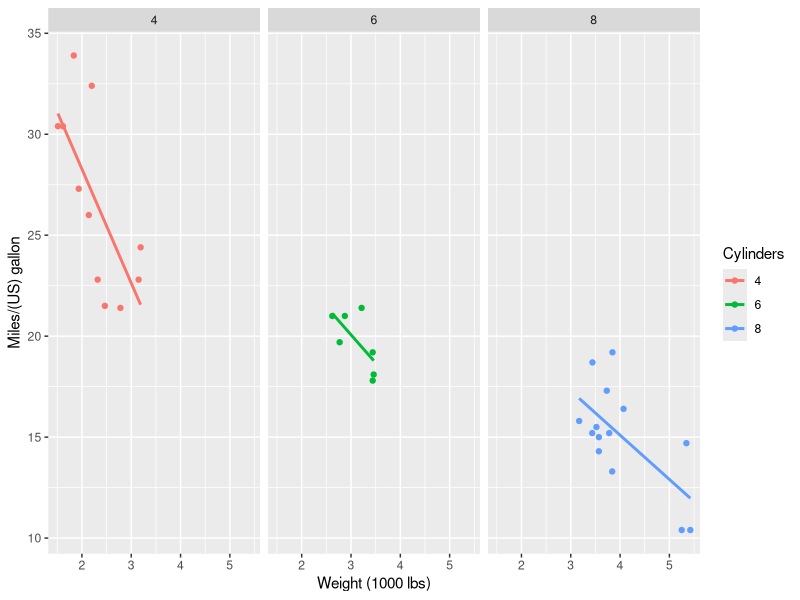
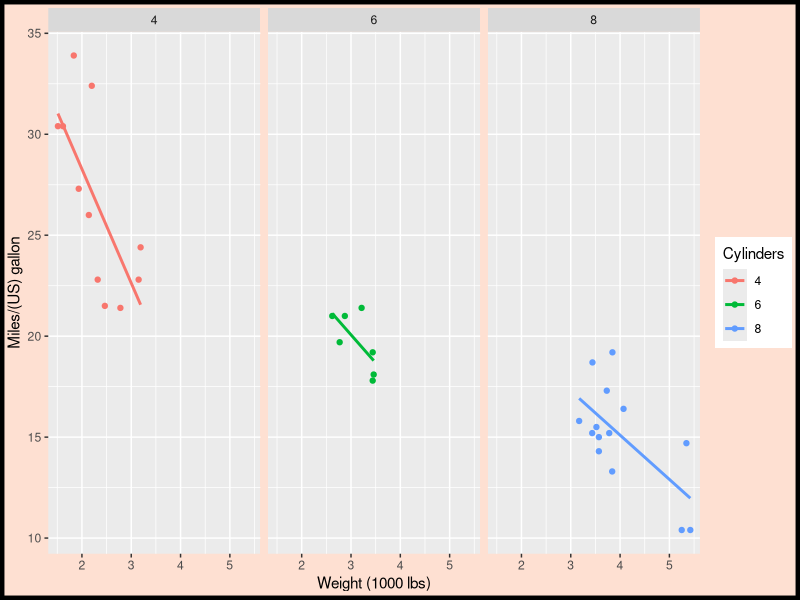
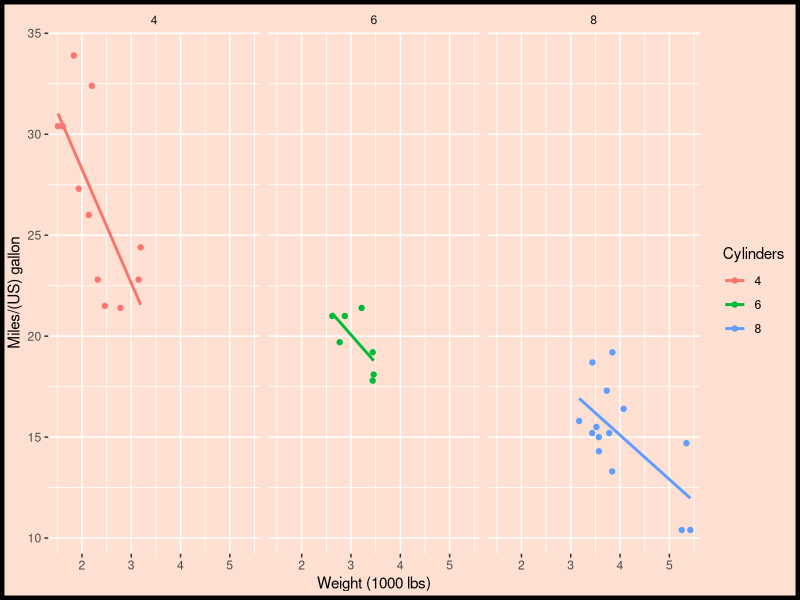
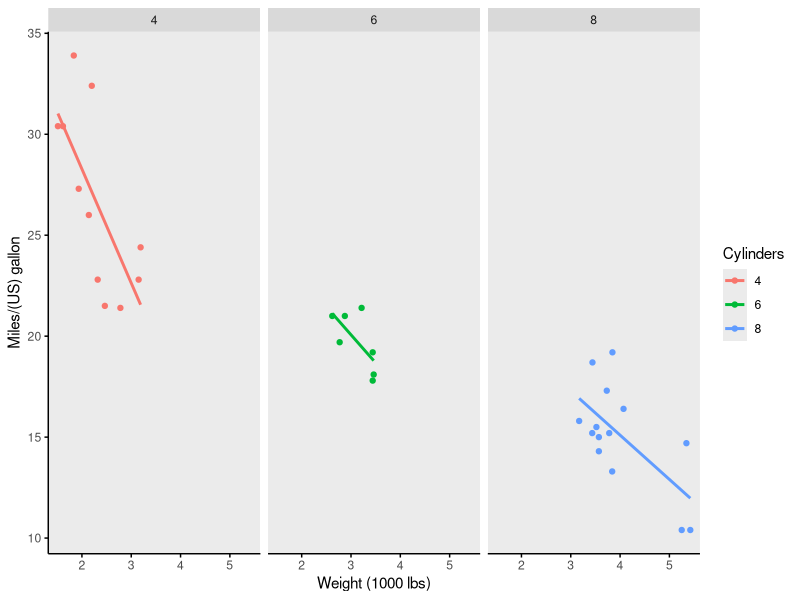
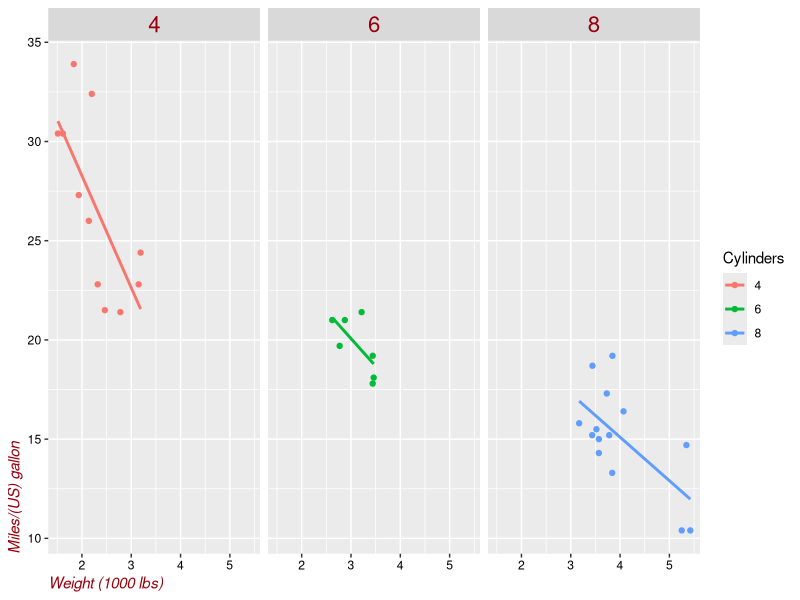
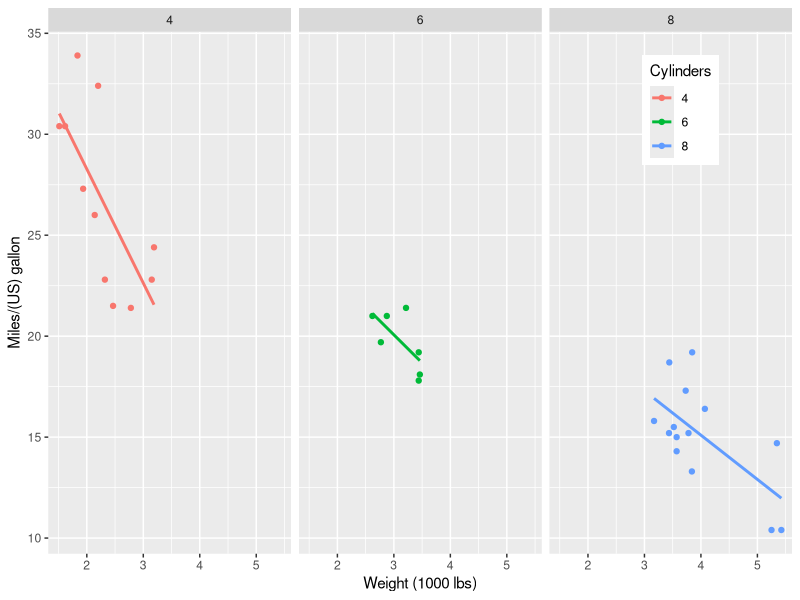
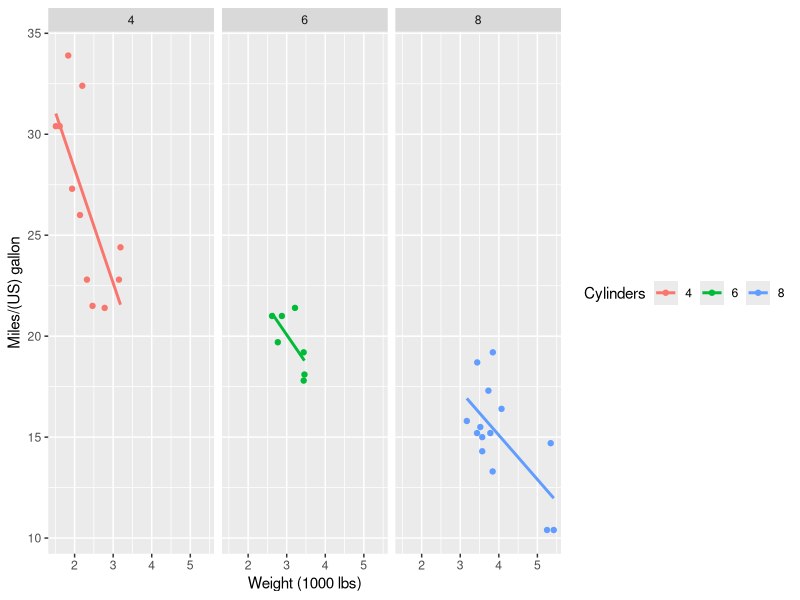
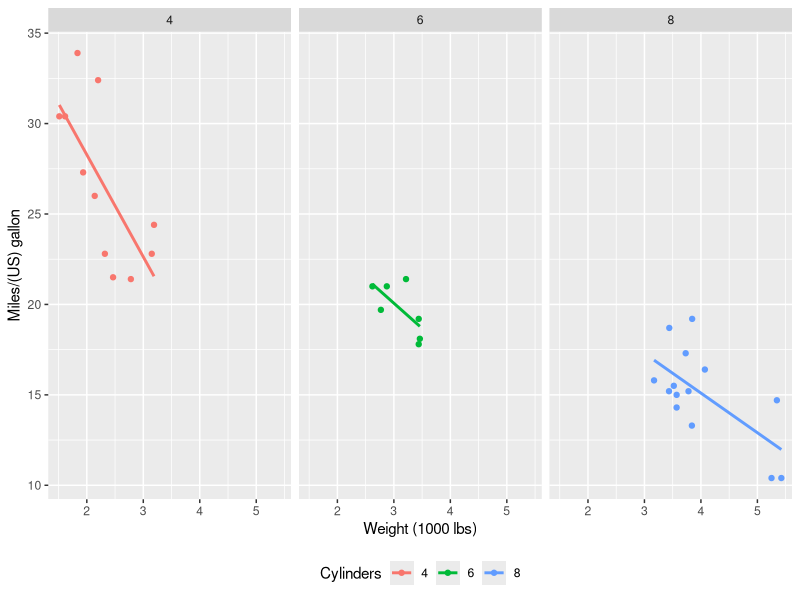

R code for these plots, in order:
library(ggplot2)
## visual elements that are not part of the data
##   text:      element_text()
##   line:      element_line()
##   rectangle: element_rectangle()
## they appear in theme()

## in multi-plot plots:
##   text
##   title
##   plot.title
##   legend.title
##   axis.title (also .x .y)
##   axis.text  (also .x .y)
##   legend.text
##   strip.text(): the header on individual plots (also .x .y)

## line elements
##   line
##   axis ticks (also .x .y)
##   axis.line  (also .x .y)
##   panel.grid (.major .minor (both also with .x .y))

## rectangle elements
##   rect
##   legend.background
##   legend key
##   panel.background
##   panel.border
##   plot.background
##   strip.background (multi-plot plots)

## They inherit from each other.

## element_blank: to remove all element formatting:
## theme( text = element_blank(),
##        line = element_blank(),
##        rect = element_blank()
##      )

## examples:

mtcars$cyl = factor(mtcars$cyl)
?scale_color_brewer
z.base <- ggplot(mtcars, aes(wt,mpg,col=cyl)) +
    geom_point() + scale_color_brewer(palette = "Set2") +
    geom_smooth(method="lm",se=F) + facet_grid(. ~ cyl) +
    scale_x_continuous("Weight (1000 lbs)") +
    scale_y_continuous("Miles/(US) gallon") +
    scale_colour_discrete("Cylinders")

z.base
myPink = c("#FEE0D2")
z.base + theme(plot.background = element_rect(fill = myPink,
                                              colour = "black",
                                              size = 3))
uniform_panels <- theme(panel.background = element_blank(), 
                        legend.key = element_blank(), 
                        legend.background=element_blank(), 
                        strip.background = element_blank())
z.base + theme(plot.background = element_rect(fill = myPink,
                                              colour = "black",
                                              size = 3)) + uniform_panels

## another
z.base + theme(panel.grid = element_blank(),
            axis.line = element_line(colour="black"),
            axis.ticks = element_line(colour = "black"))

myRed = "#99000D"
myBlues = c("#9ECAE1", "#4292C6", "#08519C")
myPink = "#FEE0D2"

z.base + theme(strip.text = element_text(colour=myRed,
                                    size = 16),
                axis.title = element_text(colour=myRed,
                                            hjust=0,
                                            face="italic"),
                axis.text = element_text(colour="black")
               )

## legend:
# Move legend by position
z.base + theme(
        legend.position = c(0.85, 0.85)
    )

# Change direction
z.base + theme(
            legend.direction = "horizontal"
        )

# Change location by name
z.base + theme(
            legend.position = "bottom"
        )

# Remove legend entirely
z.base + theme(
            legend.position = "none"
        )


## positions

# Increase spacing between facets
library(grid)
z.base + theme(panel.margin.x = unit(1,"in")
        )


# Add code to remove any excess plot margin space
z.base + theme(plot.margin = unit(c(0,0,0,0), "in")
            )

